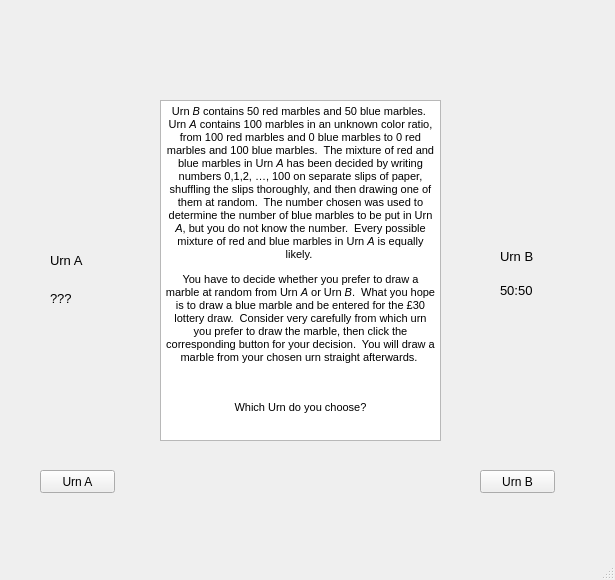
<?xml version="1.0" encoding="UTF-8"?>
<ui version="4.0">
 <class>MainWindow</class>
 <widget class="QMainWindow" name="MainWindow">
  <property name="geometry">
   <rect>
    <x>0</x>
    <y>0</y>
    <width>615</width>
    <height>580</height>
   </rect>
  </property>
  <property name="windowTitle">
   <string>MainWindow</string>
  </property>
  <widget class="QWidget" name="centralwidget">
   <widget class="QLabel" name="UrnBLabel">
    <property name="geometry">
     <rect>
      <x>500</x>
      <y>250</y>
      <width>47</width>
      <height>13</height>
     </rect>
    </property>
    <property name="font">
     <font>
      <pointsize>10</pointsize>
     </font>
    </property>
    <property name="text">
     <string>Urn B</string>
    </property>
   </widget>
   <widget class="QLabel" name="FiftyFifty">
    <property name="geometry">
     <rect>
      <x>500</x>
      <y>280</y>
      <width>41</width>
      <height>21</height>
     </rect>
    </property>
    <property name="font">
     <font>
      <pointsize>10</pointsize>
     </font>
    </property>
    <property name="text">
     <string>50:50</string>
    </property>
   </widget>
   <widget class="QLabel" name="UrnLeft">
    <property name="geometry">
     <rect>
      <x>30</x>
      <y>100</y>
      <width>91</width>
      <height>151</height>
     </rect>
    </property>
    <property name="text">
     <string/>
    </property>
    <property name="pixmap">
     <pixmap>../Urn.PNG</pixmap>
    </property>
    <property name="scaledContents">
     <bool>true</bool>
    </property>
   </widget>
   <widget class="QLabel" name="UrnALabel">
    <property name="geometry">
     <rect>
      <x>50</x>
      <y>250</y>
      <width>41</width>
      <height>21</height>
     </rect>
    </property>
    <property name="font">
     <font>
      <pointsize>10</pointsize>
     </font>
    </property>
    <property name="text">
     <string>Urn A</string>
    </property>
   </widget>
   <widget class="QLabel" name="UrnRight">
    <property name="geometry">
     <rect>
      <x>480</x>
      <y>100</y>
      <width>91</width>
      <height>151</height>
     </rect>
    </property>
    <property name="text">
     <string/>
    </property>
    <property name="pixmap">
     <pixmap>../Urn.PNG</pixmap>
    </property>
    <property name="scaledContents">
     <bool>true</bool>
    </property>
   </widget>
   <widget class="QPushButton" name="UrnAButton">
    <property name="geometry">
     <rect>
      <x>40</x>
      <y>470</y>
      <width>75</width>
      <height>23</height>
     </rect>
    </property>
    <property name="text">
     <string>Urn A</string>
    </property>
   </widget>
   <widget class="QPushButton" name="UrnBButton">
    <property name="geometry">
     <rect>
      <x>480</x>
      <y>470</y>
      <width>75</width>
      <height>23</height>
     </rect>
    </property>
    <property name="text">
     <string>Urn B</string>
    </property>
   </widget>
   <widget class="QTextBrowser" name="Instructions">
    <property name="geometry">
     <rect>
      <x>160</x>
      <y>100</y>
      <width>281</width>
      <height>341</height>
     </rect>
    </property>
    <property name="html">
     <string>&lt;!DOCTYPE HTML PUBLIC &quot;-//W3C//DTD HTML 4.0//EN&quot; &quot;http://www.w3.org/TR/REC-html40/strict.dtd&quot;&gt;
&lt;html&gt;&lt;head&gt;&lt;meta name=&quot;qrichtext&quot; content=&quot;1&quot; /&gt;&lt;style type=&quot;text/css&quot;&gt;
p, li { white-space: pre-wrap; }
&lt;/style&gt;&lt;/head&gt;&lt;body style=&quot; font-family:'MS Shell Dlg 2'; font-size:8.25pt; font-weight:400; font-style:normal;&quot;&gt;
&lt;p align=&quot;center&quot; style=&quot; margin-top:12px; margin-bottom:12px; margin-left:0px; margin-right:0px; -qt-block-indent:0; text-indent:0px;&quot;&gt;&lt;span style=&quot; font-size:8pt;&quot;&gt;Urn &lt;/span&gt;&lt;span style=&quot; font-size:8pt; font-style:italic;&quot;&gt;B&lt;/span&gt;&lt;span style=&quot; font-size:8pt;&quot;&gt; contains 50 red marbles and 50 blue marbles.  Urn &lt;/span&gt;&lt;span style=&quot; font-size:8pt; font-style:italic;&quot;&gt;A&lt;/span&gt;&lt;span style=&quot; font-size:8pt;&quot;&gt; contains 100 marbles in an unknown color ratio, from 100 red marbles and 0 blue marbles to 0 red marbles and 100 blue marbles.  The mixture of red and blue marbles in Urn &lt;/span&gt;&lt;span style=&quot; font-size:8pt; font-style:italic;&quot;&gt;A&lt;/span&gt;&lt;span style=&quot; font-size:8pt;&quot;&gt; has been decided by writing numbers 0,1,2, …, 100 on separate slips of paper, shuffling the slips thoroughly, and then drawing one of them at random.  The number chosen was used to determine the number of blue marbles to be put in Urn &lt;/span&gt;&lt;span style=&quot; font-size:8pt; font-style:italic;&quot;&gt;A&lt;/span&gt;&lt;span style=&quot; font-size:8pt;&quot;&gt;, but you do not know the number.  Every possible mixture of red and blue marbles in Urn &lt;/span&gt;&lt;span style=&quot; font-size:8pt; font-style:italic;&quot;&gt;A&lt;/span&gt;&lt;span style=&quot; font-size:8pt;&quot;&gt; is equally likely. &lt;/span&gt;&lt;/p&gt;
&lt;p align=&quot;center&quot; style=&quot; margin-top:12px; margin-bottom:12px; margin-left:0px; margin-right:0px; -qt-block-indent:0; text-indent:0px;&quot;&gt;&lt;span style=&quot; font-size:8pt;&quot;&gt;You have to decide whether you prefer to draw a marble at random from Urn &lt;/span&gt;&lt;span style=&quot; font-size:8pt; font-style:italic;&quot;&gt;A&lt;/span&gt;&lt;span style=&quot; font-size:8pt;&quot;&gt; or Urn &lt;/span&gt;&lt;span style=&quot; font-size:8pt; font-style:italic;&quot;&gt;B&lt;/span&gt;&lt;span style=&quot; font-size:8pt;&quot;&gt;.  What you hope is to draw a blue marble and be entered for the £30 lottery draw.  Consider very carefully from which urn you prefer to draw the marble, then click the corresponding button for your decision.  You will draw a marble from your chosen urn straight afterwards. &lt;/span&gt;&lt;/p&gt;
&lt;p align=&quot;center&quot; style=&quot;-qt-paragraph-type:empty; margin-top:12px; margin-bottom:12px; margin-left:0px; margin-right:0px; -qt-block-indent:0; text-indent:0px; font-size:8pt;&quot;&gt;&lt;br /&gt;&lt;/p&gt;
&lt;p align=&quot;center&quot; style=&quot; margin-top:12px; margin-bottom:12px; margin-left:0px; margin-right:0px; -qt-block-indent:0; text-indent:0px;&quot;&gt;&lt;span style=&quot; font-size:8pt;&quot;&gt;Which Urn do you choose?&lt;/span&gt;&lt;/p&gt;&lt;/body&gt;&lt;/html&gt;</string>
    </property>
   </widget>
   <widget class="QLabel" name="Unknown">
    <property name="geometry">
     <rect>
      <x>50</x>
      <y>290</y>
      <width>31</width>
      <height>16</height>
     </rect>
    </property>
    <property name="font">
     <font>
      <pointsize>10</pointsize>
     </font>
    </property>
    <property name="text">
     <string>???</string>
    </property>
   </widget>
  </widget>
  <widget class="QMenuBar" name="menubar">
   <property name="geometry">
    <rect>
     <x>0</x>
     <y>0</y>
     <width>615</width>
     <height>21</height>
    </rect>
   </property>
  </widget>
  <widget class="QStatusBar" name="statusbar"/>
 </widget>
 <resources/>
 <connections/>
</ui>
